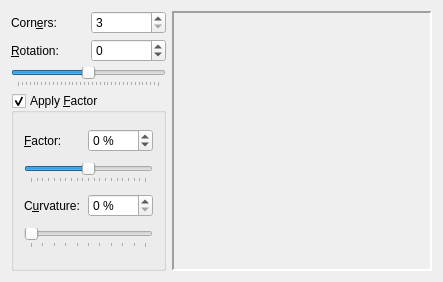
<ui version="4.0" >
 <class>PolygonWidgetBase</class>
 <widget class="QWidget" name="PolygonWidgetBase" >
  <property name="geometry" >
   <rect>
    <x>0</x>
    <y>0</y>
    <width>443</width>
    <height>278</height>
   </rect>
  </property>
  <property name="sizePolicy" >
   <sizepolicy vsizetype="Maximum" hsizetype="Maximum" >
    <horstretch>0</horstretch>
    <verstretch>0</verstretch>
   </sizepolicy>
  </property>
  <property name="windowTitle" >
   <string>Form</string>
  </property>
  <layout class="QGridLayout" name="gridLayout_3" >
   <item row="0" column="0" >
    <layout class="QGridLayout" name="gridLayout" >
     <property name="spacing" >
      <number>5</number>
     </property>
     <item row="0" column="0" >
      <widget class="QLabel" name="label" >
       <property name="text" >
        <string>Corn&amp;ers:</string>
       </property>
       <property name="buddy" >
        <cstring>Ecken</cstring>
       </property>
      </widget>
     </item>
     <item row="0" column="1" >
      <widget class="QSpinBox" name="Ecken" >
       <property name="toolTip" >
        <string>Number of corners for polygons</string>
       </property>
       <property name="minimum" >
        <number>3</number>
       </property>
       <property name="maximum" >
        <number>999</number>
       </property>
      </widget>
     </item>
     <item row="1" column="0" >
      <widget class="QLabel" name="label_2" >
       <property name="text" >
        <string>&amp;Rotation:</string>
       </property>
       <property name="buddy" >
        <cstring>Faktor2</cstring>
       </property>
      </widget>
     </item>
     <item row="1" column="1" >
      <widget class="QSpinBox" name="Faktor2" >
       <property name="toolTip" >
        <string>Degrees of rotation for polygons</string>
       </property>
       <property name="minimum" >
        <number>-180</number>
       </property>
       <property name="maximum" >
        <number>180</number>
       </property>
      </widget>
     </item>
     <item row="2" column="0" colspan="2" >
      <widget class="QSlider" name="Slider2" >
       <property name="toolTip" >
        <string>Degrees of rotation for polygons</string>
       </property>
       <property name="minimum" >
        <number>-180</number>
       </property>
       <property name="maximum" >
        <number>180</number>
       </property>
       <property name="orientation" >
        <enum>Qt::Horizontal</enum>
       </property>
       <property name="tickPosition" >
        <enum>QSlider::TicksBelow</enum>
       </property>
      </widget>
     </item>
    </layout>
   </item>
   <item rowspan="2" row="0" column="1" >
    <widget class="QLabel" name="Preview" >
     <property name="sizePolicy" >
      <sizepolicy vsizetype="Preferred" hsizetype="Preferred" >
       <horstretch>0</horstretch>
       <verstretch>0</verstretch>
      </sizepolicy>
     </property>
     <property name="minimumSize" >
      <size>
       <width>260</width>
       <height>260</height>
      </size>
     </property>
     <property name="maximumSize" >
      <size>
       <width>260</width>
       <height>260</height>
      </size>
     </property>
     <property name="sizeIncrement" >
      <size>
       <width>0</width>
       <height>0</height>
      </size>
     </property>
     <property name="toolTip" >
      <string>Sample Polygon</string>
     </property>
     <property name="frameShape" >
      <enum>QFrame::Panel</enum>
     </property>
     <property name="frameShadow" >
      <enum>QFrame::Sunken</enum>
     </property>
     <property name="lineWidth" >
      <number>2</number>
     </property>
     <property name="text" >
      <string/>
     </property>
     <property name="alignment" >
      <set>Qt::AlignCenter</set>
     </property>
    </widget>
   </item>
   <item row="1" column="0" >
    <widget class="QGroupBox" name="Konvex" >
     <property name="toolTip" >
      <string>Apply Convex/Concave Factor to change shape of Polygons</string>
     </property>
     <property name="title" >
      <string>Apply &amp;Factor</string>
     </property>
     <property name="checkable" >
      <bool>true</bool>
     </property>
     <layout class="QGridLayout" name="gridLayout_2" >
      <property name="margin" >
       <number>10</number>
      </property>
      <property name="spacing" >
       <number>5</number>
      </property>
      <item row="0" column="0" >
       <widget class="QLabel" name="label_3" >
        <property name="text" >
         <string>&amp;Factor:</string>
        </property>
        <property name="buddy" >
         <cstring>Faktor</cstring>
        </property>
       </widget>
      </item>
      <item row="0" column="1" >
       <widget class="QSpinBox" name="Faktor" >
        <property name="toolTip" >
         <string>A negative value will make the polygon concave (or star shaped), a positive value will make it convex</string>
        </property>
        <property name="suffix" >
         <string> %</string>
        </property>
        <property name="minimum" >
         <number>-100</number>
        </property>
        <property name="maximum" >
         <number>100</number>
        </property>
       </widget>
      </item>
      <item row="1" column="0" colspan="2" >
       <widget class="QSlider" name="Slider1" >
        <property name="toolTip" >
         <string>A negative value will make the polygon concave (or star shaped), a positive value will make it convex</string>
        </property>
        <property name="minimum" >
         <number>-100</number>
        </property>
        <property name="maximum" >
         <number>100</number>
        </property>
        <property name="orientation" >
         <enum>Qt::Horizontal</enum>
        </property>
        <property name="tickPosition" >
         <enum>QSlider::TicksBelow</enum>
        </property>
       </widget>
      </item>
      <item row="2" column="0" >
       <widget class="QLabel" name="label_5" >
        <property name="text" >
         <string>C&amp;urvature:</string>
        </property>
        <property name="buddy" >
         <cstring>CurvatureSpin</cstring>
        </property>
       </widget>
      </item>
      <item row="2" column="1" >
       <widget class="QSpinBox" name="CurvatureSpin" >
        <property name="suffix" >
         <string> %</string>
        </property>
        <property name="maximum" >
         <number>100</number>
        </property>
       </widget>
      </item>
      <item row="3" column="0" colspan="2" >
       <widget class="QSlider" name="CurvatureSlider" >
        <property name="maximum" >
         <number>100</number>
        </property>
        <property name="orientation" >
         <enum>Qt::Horizontal</enum>
        </property>
        <property name="tickPosition" >
         <enum>QSlider::TicksBelow</enum>
        </property>
       </widget>
      </item>
     </layout>
    </widget>
   </item>
  </layout>
 </widget>
 <resources/>
 <connections/>
</ui>
